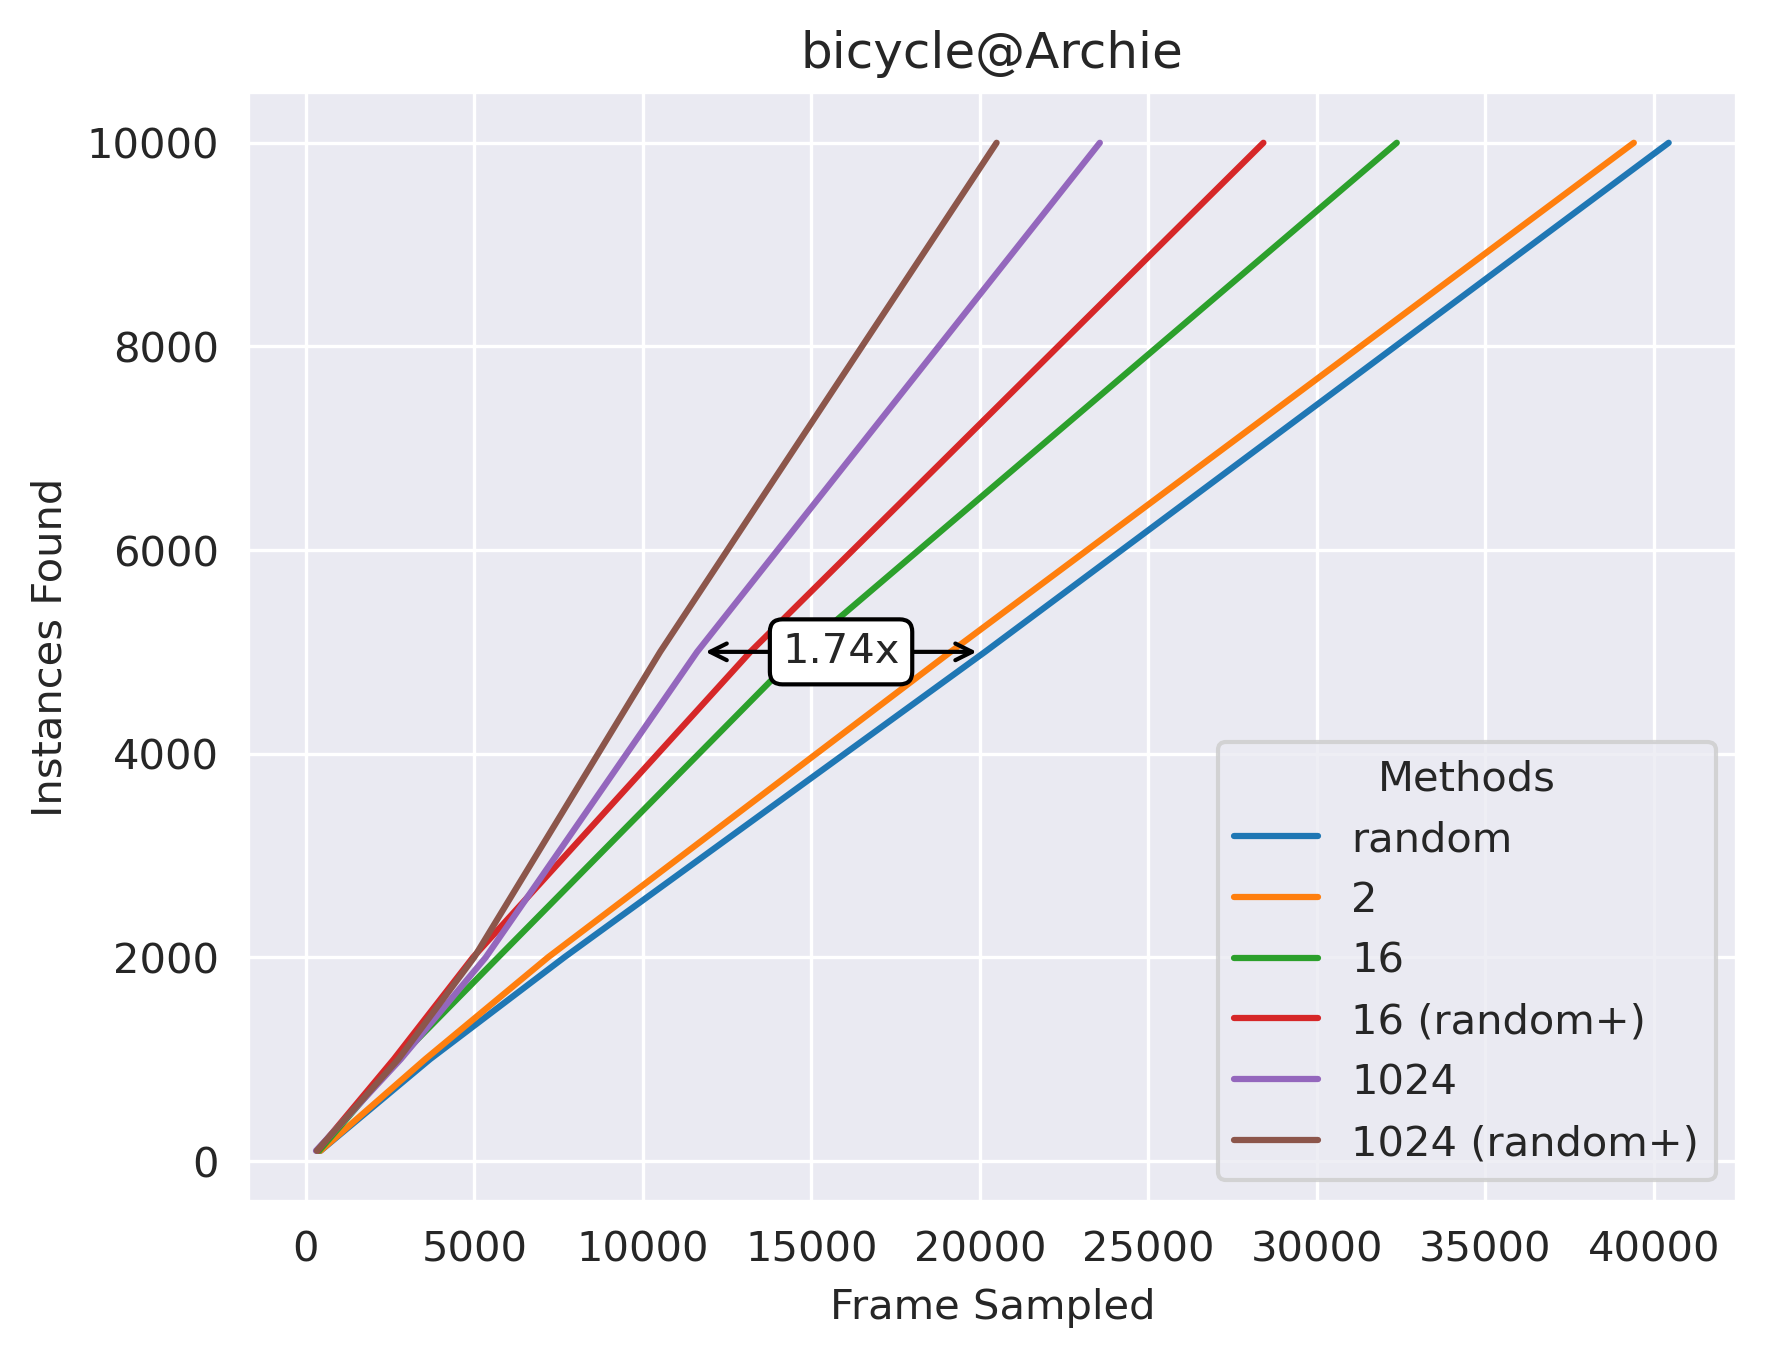

The Python source for this figure:
import pandas as pd
import matplotlib.pyplot as plt
import seaborn as sns

sns.set_style(style='darkgrid')
raw_data = pd.DataFrame({
    'Instances Found' : [100, 1000, 2000, 5000, 10000],
    'random' : [439, 3689, 7670, 20152, 40437],
    '2' : [436, 3547, 7187, 19132, 39402],
    '16' : [395, 2736, 5707, 14644, 32369],
    '16 (random+)' : [343, 2613, 4962, 13190, 28412],
    #'128' : [275, 2788, 5218, 12829, 29020],
    '1024' : [302, 2820, 5340, 11610, 23559],
    '1024 (random+)' : [326, 2749, 4996, 10514, 20496],
})

data = pd.melt(raw_data, ['Instances Found'], var_name='Methods', value_name='Frame Sampled')
fig, ax = plt.subplots()
sns.lineplot(y='Instances Found', x='Frame Sampled', hue='Methods', data=data, ax=ax)
ax.set_title('bicycle@Archie')
max_ratio, ann_i = 0, 0
for i, (y, x1, x2) in enumerate(zip(raw_data['Instances Found'], raw_data['random'], raw_data['1024'])):
    ratio = x1 / x2
    if ratio > max_ratio:
        max_ratio = ratio
        ann_i = i
ax.annotate('', xy=(raw_data['1024 (random+)'][ann_i], raw_data['Instances Found'][ann_i]), 
            xytext=(raw_data['random'][ann_i], raw_data['Instances Found'][ann_i]), 
            arrowprops=dict(color='black', arrowstyle="<->"))
ax.text((raw_data['1024 (random+)'][ann_i] + raw_data['random'][ann_i]) / 2, 
    raw_data['Instances Found'][ann_i], 
    f'{max_ratio:.2f}x', horizontalalignment='center', verticalalignment='center',
    bbox=dict(facecolor='white', edgecolor='black', boxstyle='round'))

plt.savefig('plot/plot.png', dpi=300, bbox_inches='tight')